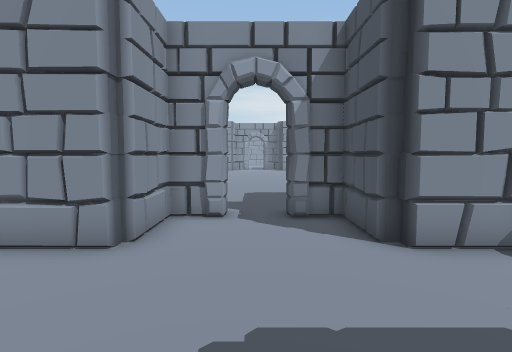
View 1 (above)

19 first-person views from a walk through a scene from a Unity 3-D project. The camera is 1.5 m above the floor, tilts 4° down and sees 80° across. Doors are open. The floor is counted in squares, 1 m on a side. Each view is taken from the middle of a square. On the plan, view 1 faces up. The plan holds only what a view shows up to about 15 squares ahead; the rest is blank. The place goes on beyond the plan. The player is left out.

View 2
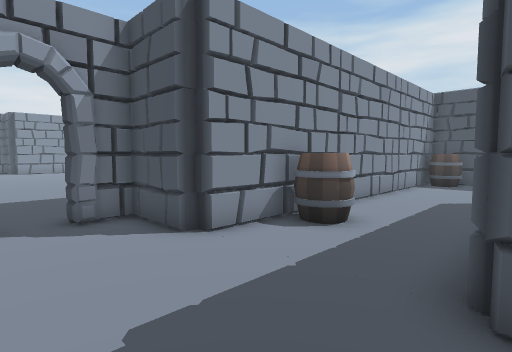

View 3
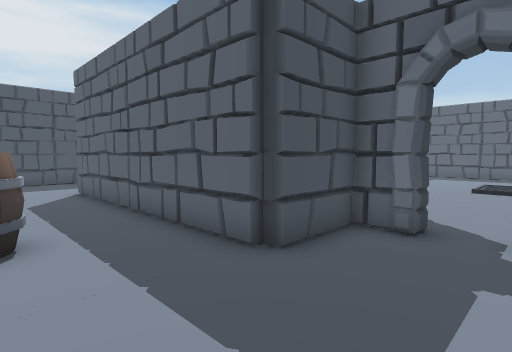

View 4
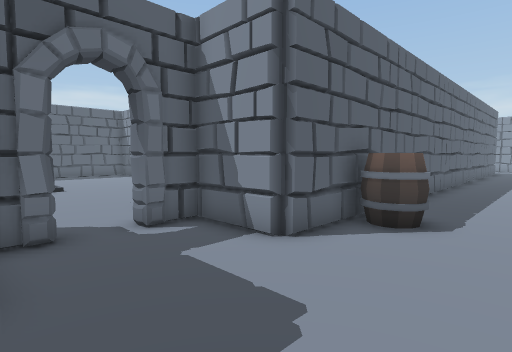

View 5
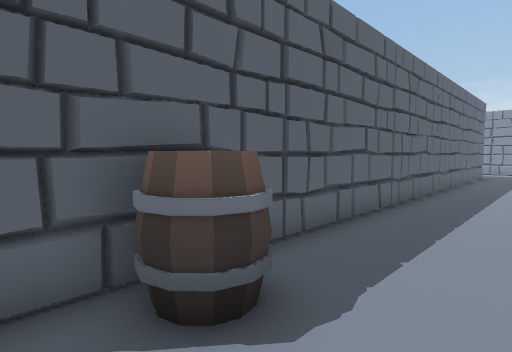

View 6
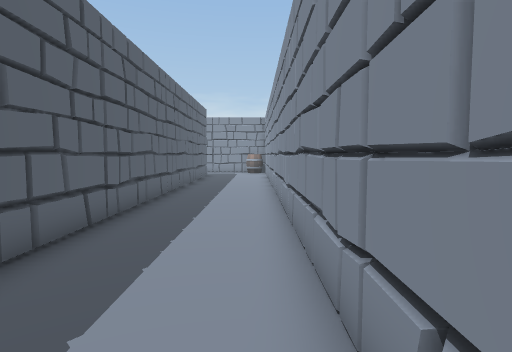

View 7
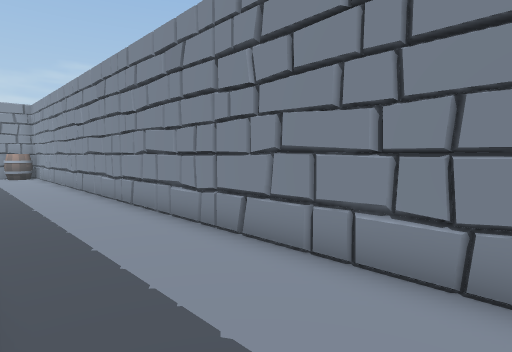

View 8
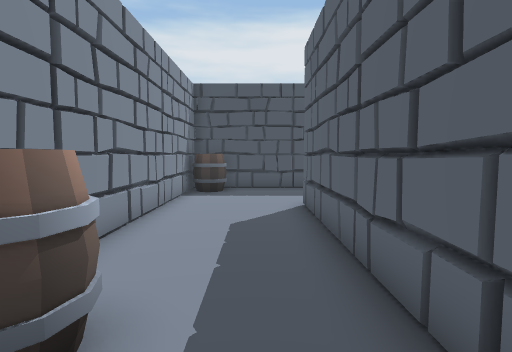

View 9
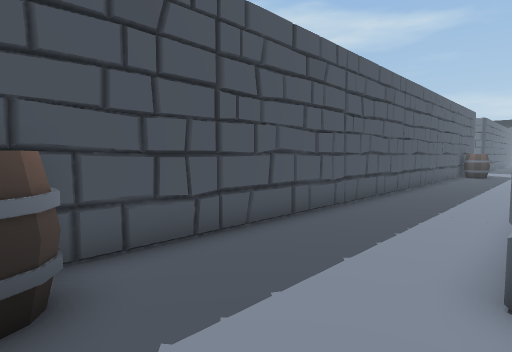

View 10
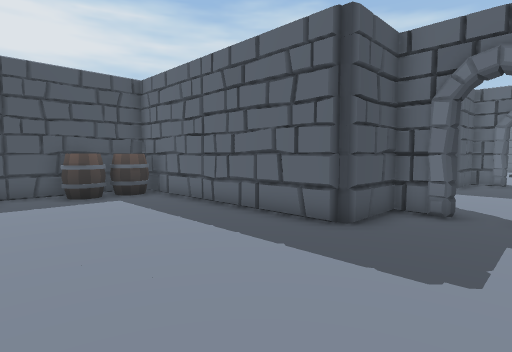

View 11
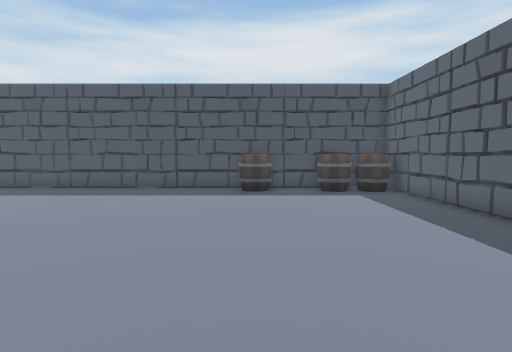

View 12
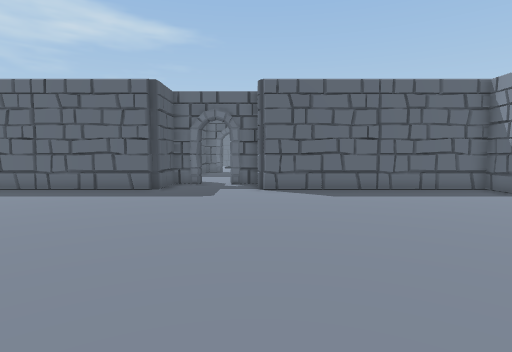

View 13
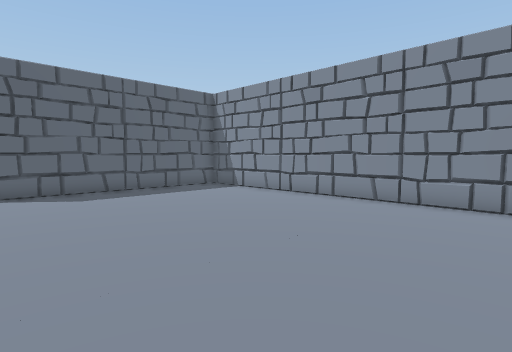

View 14
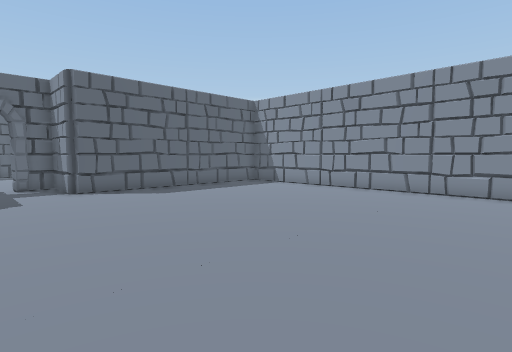

View 15
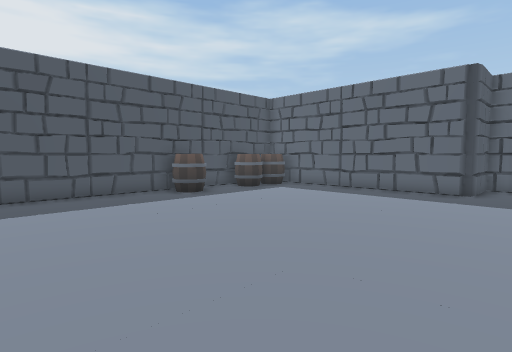

View 16
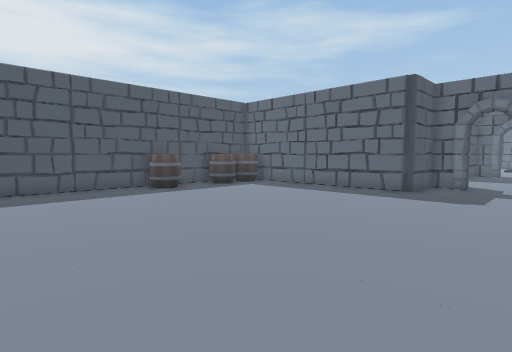

View 17
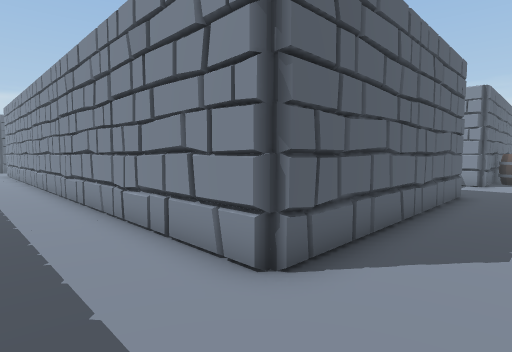

View 18
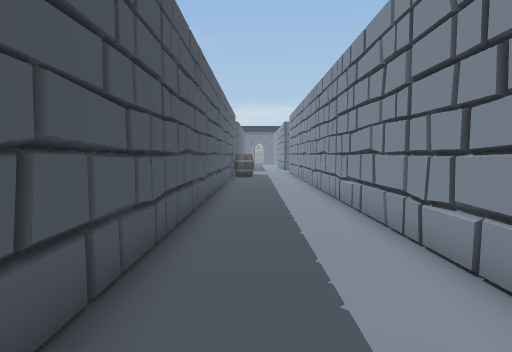

View 19
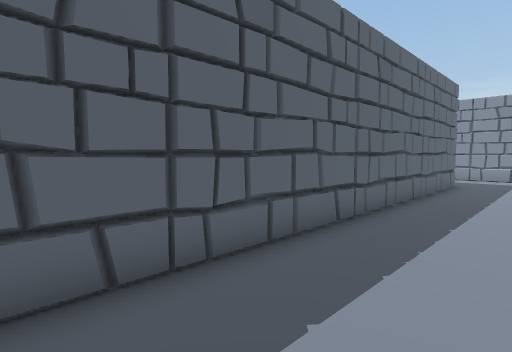

### Floor plan
Points are (right, up) in squares from view 1. A wall is a line through its corners. A room is listed if a view was taken in it or the views show most of it. See-through windows are left out.
Room 1 (views 1, 2, 3, 4, 5, 6, 7, 8, 9, 17, 18, 19)
walls: (2.5, 0.6) (12.3, 0.6) (12.3, -9.6); (0.8, -2.1) (2.1, -2.1) (2.1, 0.4); (2.1, 5.1) (2.1, 7.3) (0.6, 7.3); (2.5, 5.3) (2, 5.7); (-2.3, 4.7) (-4.1, 4.7); (-0.7, 7.3) (-2.1, 7.3) (-2.1, 5.1); (-5.8, 4.7) (-22.5, 4.7); (12, 0.7) (12.4, 0.2); (16.1, 4.7) (2.5, 4.7); (16.6, -9.6) (16.6, 4.4); (-22.5, 0.6) (-2.1, 0.6) (-2.1, -2.1) (-0.7, -2.1)
ways out: open door at (0, 7.5) to room 2; open door at (0, -2)
objects: other object (-5, 1) to (-4, 2); other object (5, 3) to (6, 4); other object (15, 3) to (16, 4)
Room 2 (views 10, 11, 12, 13, 14, 15, 16)
walls: (-2.5, 10.3) (-2, 9.8); (2.5, 10.2) (11.7, 10.2) (11.7, 23.5); (0.8, 7.7) (2.1, 7.7) (2.1, 10); (-12, 15.9) (-11.5, 15.7); (-11.7, 22.3) (-11.7, 10.2) (-2.1, 10.2) (-2.1, 7.7) (-0.7, 7.7)
ways out: open door at (0, 7.5) to room 1
objects: other object (10, 11) to (11, 12); other object (10, 13) to (11, 13); other object (10, 16) to (11, 16)

Where each view was taken, in squares from view 1:
view 1: 0 up, 0 right, facing up
view 2: 0 up, 1 left, facing up-right
view 3: 4 up, 1 left, facing down-right
view 4: 4 up, 2 right, facing down-left
view 5: 4 up, 3 left, facing down-left
view 6: 4 up, 5 left, facing left
view 7: 1 up, 7 left, facing up-left
view 8: 2 up, 3 right, facing right
view 9: 4 up, 12 right, facing down-right
view 10: 16 up, 1 left, facing down-right
view 11: 16 up, 2 left, facing right
view 12: 23 up, 2 left, facing down
view 13: 23 up, 2 left, facing down-left
view 14: 23 up, 1 right, facing down-left
view 15: 23 up, 0 right, facing down-right
view 16: 23 up, 2 left, facing down-right
view 17: 3 up, 15 right, facing down-left
view 18: 1 up, 15 right, facing down
view 19: 4 up, 10 left, facing down-left
